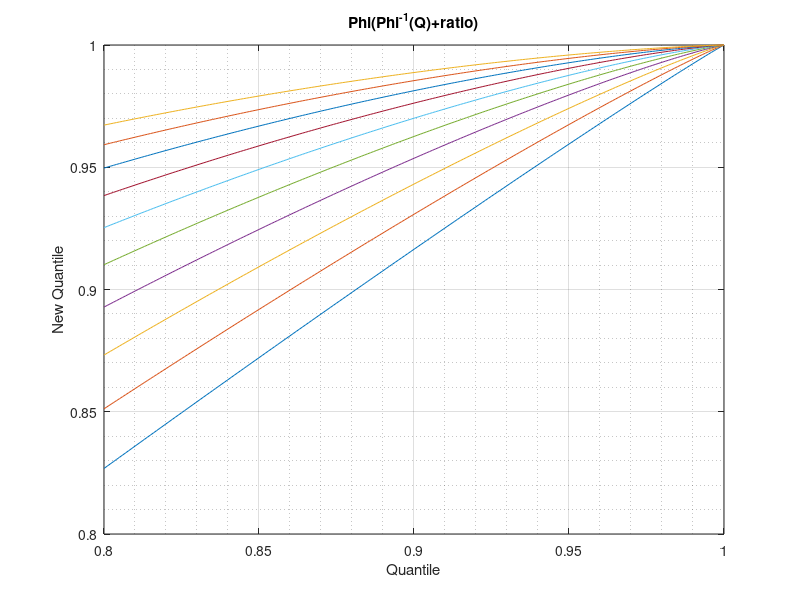

The MATLAB source for this figure: (Note: this script raises an error after producing the figure.)
%% clean working enviorment
close all;
clear all;
clc;

%% plot graphs
axis = 0.8:0.001:1;
ratios = [0.1,0.2,0.3,0.4,0.5,0.6,0.7,0.8,0.9,1];
figure();
for ratio = ratios
    y = normcdf(norminv(axis)+ratio);  
    plot(axis,y);
    hold on;
end  
grid on;
grid minor;
xlabel("Quantile");
ylabel("New Quantile");
title("\Phi(\Phi^-^1(Q)+ratio)");
legend(string(ratios));
